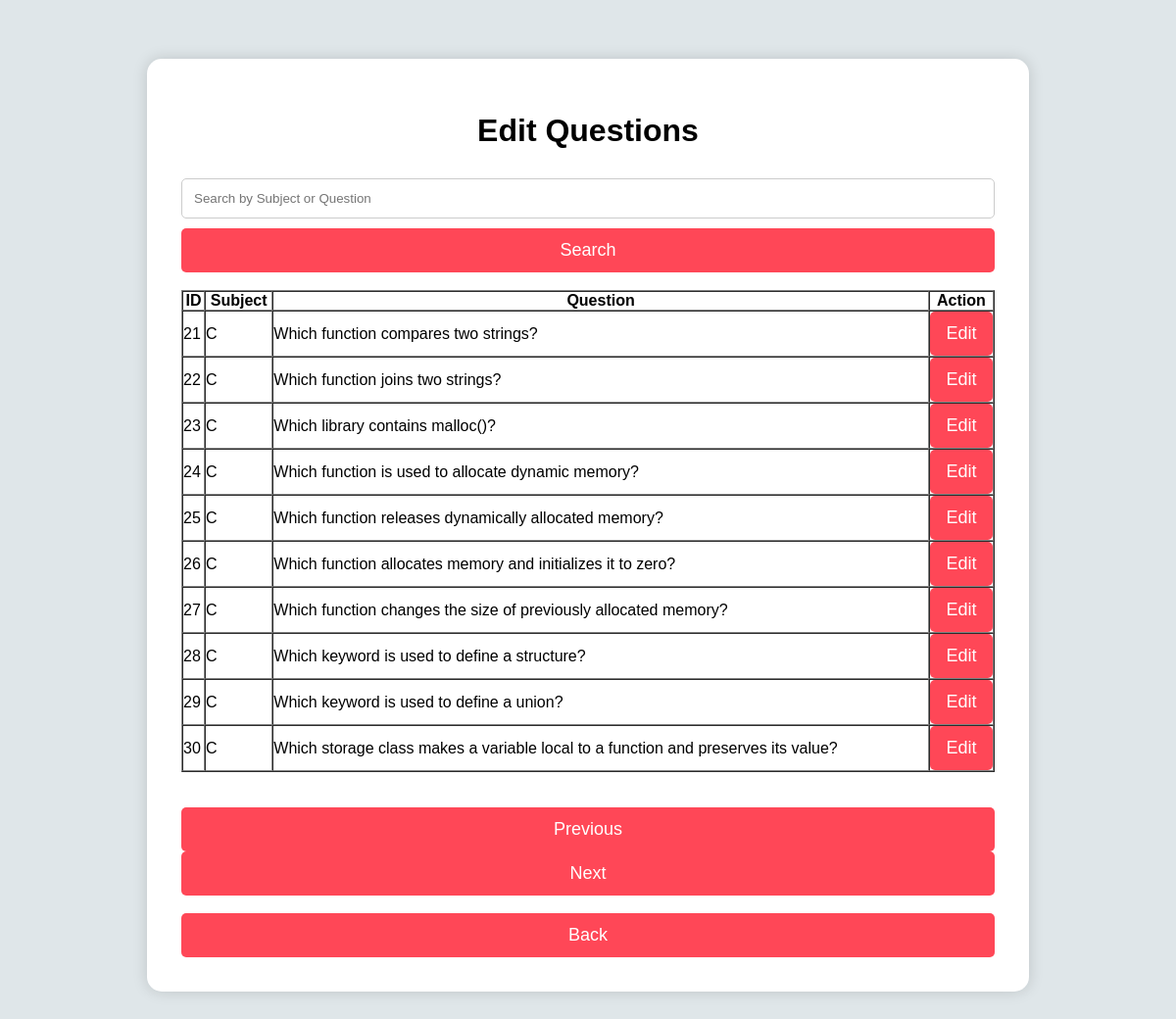
The app's page /edit_question?page=3&search= with its own data.
### tables this page shows
CREATE TABLE questions(
        id INTEGER PRIMARY KEY AUTOINCREMENT,
        subject TEXT,
        question TEXT,
        option1 TEXT,
        option2 TEXT,
        option3 TEXT,
        option4 TEXT,
        answer TEXT
    );

### app.py (the view, shortened to what this page needs)
@app.route("/edit_question")
def edit_question():
    search = request.args.get("search", "")
    page = int(request.args.get("page", 1))
    per_page = 10
    offset = (page - 1) * per_page
    conn = sqlite3.connect("quiz.db")
    cur = conn.cursor()
    if search == "":
        cur.execute("""
        SELECT id,subject,question,option1,option2,option3,option4,answer
        FROM questions
        ORDER BY id
        LIMIT ? OFFSET ?
        """,(per_page, offset))
    questions = cur.fetchall()
    conn.close()
    return render_template(
        "edit_question.html",
        questions=questions,
        search=search,
        page=page
    )

### templates/edit_question.html (shortened to what this page needs)
<!DOCTYPE html>
<html>
<head>
    <link rel="stylesheet" href="{{ url_for('static', filename='css/style.css') }}">
</head>
<body>
<div class="container">
    <h1>Edit Questions</h1>
    <form method="GET">
        <input type="text" name="search" placeholder="Search by Subject or Question" value="{{ search }}">
        <button type="submit">Search</button>
    </form>
    <br>
    <table border="1" cellpadding="10" cellspacing="0" width="100%">
        <tr>
            <th>ID</th>
            <th>Subject</th>
            <th>Question</th>
            <th>Action</th>
        </tr>
        {% for q in questions %}
        <tr>
            <td>{{ q[0] }}</td>
            <td>{{ q[1] }}</td>
            <td>{{ q[2] }}</td>
            <td>
                <a href="/update_question/{{ q[0] }}">
                    <button>Edit</button>
                </a>
            </td>
        </tr>
        {% endfor %}
    </table>
    <br><br>
    <a href="/edit_question?page={{ page-1 }}&search={{ search }}">
        <button {% if page == 1 %}disabled{% endif %}>Previous</button>
    </a>
    <a href="/edit_question?page={{ page+1 }}&search={{ search }}">
        <button>Next</button>
    </a>
    <br><br>
    <a href="/admin_dashboard">
        <button>Back</button>
    </a>
</div>
</body>
</html>

### static/css/style.css (style rules this page uses)
* { margin: 0; padding: 0; box-sizing: border-box; font-family: Arial, Helvetica, sans-serif; }
body { background: #dfe6e9; margin: 0; padding: 30px; }
.container { width: 900px; max-width: 95%; margin: 30px auto; background: #fff; padding: 35px; border-radius: 15px; box-shadow: 0 0 15px rgba(0, 0, 0, 0.15); }
h1, h3 { text-align: center; }
h1 { margin: 20px; }
input { width: 100%; padding: 12px; margin: 10px 0; border: 1px solid #ccc; border-radius: 5px; }
button { width: 100%; padding: 12px; background: #ff4757; color: white; border: none; border-radius: 5px; font-size: 18px; cursor: pointer; }
a { text-decoration: none; color: red; }

### records on screen
questions: id "21", subject "C", question "Which function compares two strings?"
questions: id "22", subject "C", question "Which function joins two strings?"
questions: id "23", subject "C", question "Which library contains malloc()?"
questions: id "24", subject "C", question "Which function is used to allocate dynamic memory?"
questions: id "25", subject "C", question "Which function releases dynamically allocated memory?"
questions: id "26", subject "C", question "Which function allocates memory and initializes it to zero?"
questions: id "27", subject "C", question "Which function changes the size of previously allocated memory?"
questions: id "28", subject "C", question "Which keyword is used to define a structure?"
questions: id "29", subject "C", question "Which keyword is used to define a union?"
questions: id "30", subject "C", question "Which storage class makes a variable local to a function and preserves its value?"
